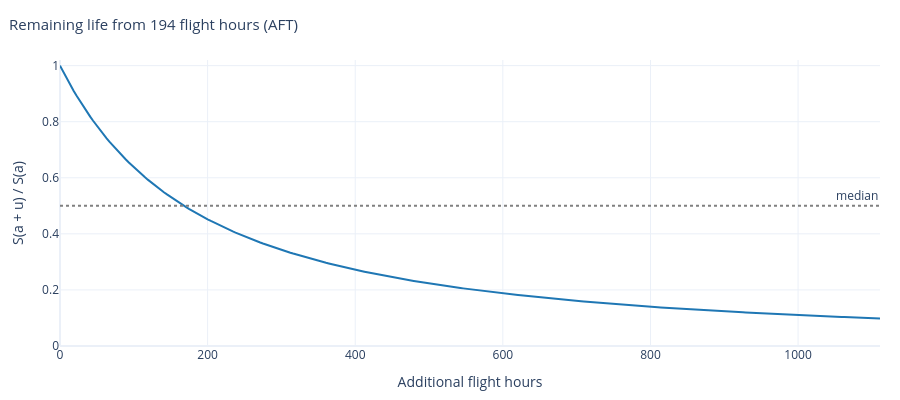

The notebook cell saved with this chart:
### Markdown cell above
### 14.2 Условная кривая на дашборде

`figures.conditional_curves` рисует $S(a+u)/S(a)$ по `rul_grid`: 300 точек от 0 до `rul_horizon`. Ось x — **дополнительные** лётные часы $u$, а не общий налёт. Горизонталь на 0.5 отмечает уровень медианы; это фигура разметки, а не оценка по данным. Её x идёт от 0 до 1 в долях оси (`x domain`).

Карточка дрона рисует эту кривую под именем следа «Current conditions». Строку она пропускает через `common.whatif_base`, которая для дрона, уже выведенного из эксплуатации, начинает возраст с 0; эта ячейка всегда берёт `AGE`.

На графике 300 узлов, а у `remaining_life` 1001, поэтому медиана, снятая с графика, может отличаться от `rul_median` не больше чем на один шаг более грубой сетки.

### Code cell
cond_name = "Current conditions"
cond_title = f"Remaining life from {AGE:.0f} flight hours ({MODEL_LABELS[SETTINGS.best]})"
cond_fig = conditional_curves(MODEL, drone, ages, SETTINGS.rul_grid, [cond_name], cond_title)
describe_figure("14.cond_fig", cond_fig)

chart_curve = MODEL.conditional_survival(drone, ages, SETTINGS.rul_grid)
peek("14.chart_curve", chart_curve)
drawn = trace_xy(cond_fig, cond_name)
same("x следа = rul_grid", drawn["x"], SETTINGS.rul_grid)
same("y следа = conditional_survival(rul_grid)[0]", drawn["y"], chart_curve[0])
same("кривая в u = 0", chart_curve[:, :1], np.ones((len(drone), 1)))

cond_hline = cond_fig.layout.shapes[0]
same(
    "горизонталь на 0.5",
    np.array([cond_hline.y0, cond_hline.y1], dtype=float),
    np.array([0.5, 0.5]),
)

chart_reached = chart_curve[0] <= 0.5
median_chart = (
    float(SETTINGS.rul_grid[int(chart_reached.argmax())]) if chart_reached.any() else np.inf
)
rul_step = float(SETTINGS.rul_grid[1] - SETTINGS.rul_grid[0])
print(
    f"\nмедиана с графика (300 узлов) = {median_chart:.4f} ч; "
    f"remaining_life (1001 узел) = {life_hand['rul_median'][0]:.4f} ч; "
    f"шаг сетки графика {rul_step:.4f} ч"
)
display(cond_fig)

### Figure 1 — Plotly figure (JSON) as saved in the notebook; plotly's stock layout.template omitted (floating-point values rounded to 4 significant figures; data arrays with more than 128 entries replaced by an {"elided": "..."} marker saying what was removed)
{"data": [{"line": {"color": "#1f77b4", "dash": "solid"}, "mode": "lines", "name": "Current conditions", "type": "scatter", "x": {"elided": "300 float values"}, "y": {"elided": "300 float values"}}], "layout": {"annotations": [{"showarrow": false, "text": "median", "x": 1, "xanchor": "right", "xref": "x domain", "y": 0.5, "yanchor": "bottom", "yref": "y"}], "height": 400, "hovermode": "closest", "legend": {"orientation": "h", "x": 0, "y": -0.28, "yanchor": "top"}, "margin": {"b": 40, "l": 60, "r": 20, "t": 60}, "shapes": [{"line": {"color": "grey", "dash": "dot"}, "type": "line", "x0": 0, "x1": 1, "xref": "x domain", "y0": 0.5, "y1": 0.5, "yref": "y"}], "title": {"font": {"size": 15}, "text": "Remaining life from 194 flight hours (AFT)", "x": 0.01}, "xaxis": {"title": {"text": "Additional flight hours"}}, "yaxis": {"range": [0, 1.02], "title": {"text": "S(a + u) / S(a)"}}}}
